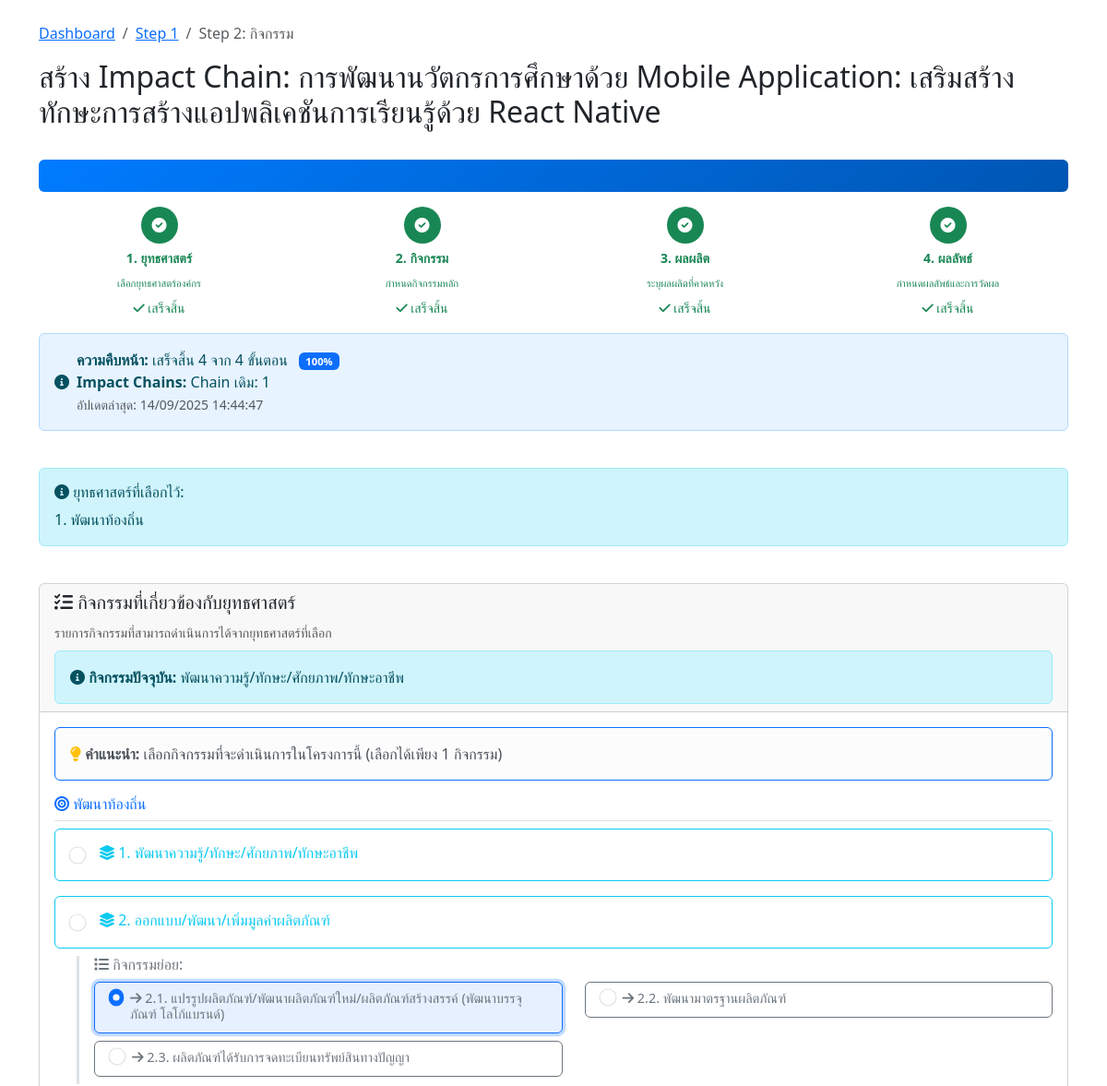
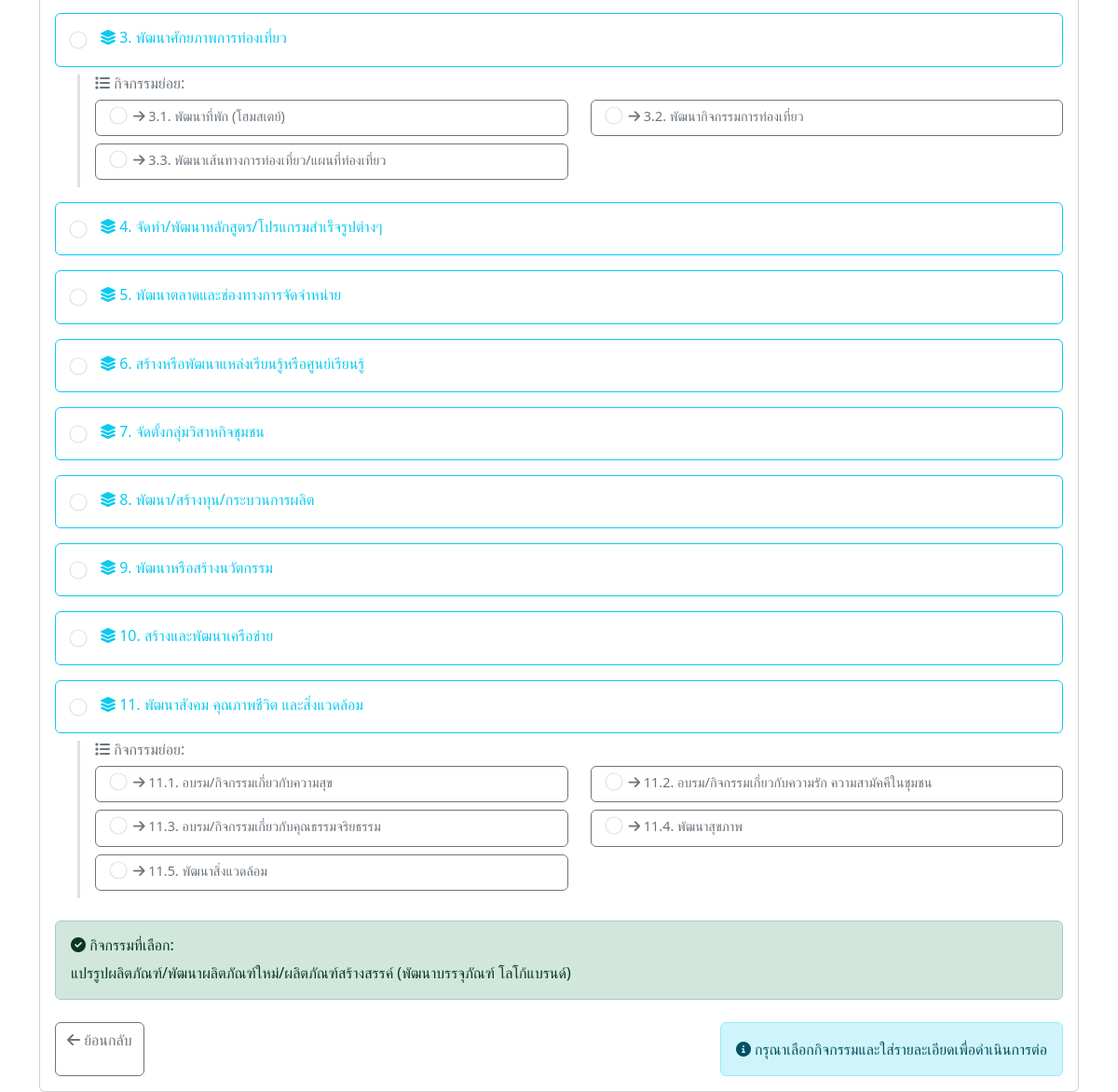
Screenshot of /impact-chain/step2-activity.php?project_id=10 (signed in) with the database file from the repository (2 pictures, top to bottom).
### tables this page shows
CREATE TABLE `projects` (
  `id` int(11) NOT NULL,
  `project_code` varchar(50) NOT NULL COMMENT 'รหัสโครงการ',
  `name` varchar(500) NOT NULL COMMENT 'ชื่อโครงการ',
  `description` text DEFAULT NULL COMMENT 'รายละเอียดโครงการ',
  `area` text DEFAULT NULL,
  `activities` text DEFAULT NULL,
  `target_group` text DEFAULT NULL,
  `objective` text DEFAULT NULL COMMENT 'วัตถุประสงค์โครงการ',
  `start_date` date DEFAULT NULL COMMENT 'วันที่เริ่มโครงการ',
  `end_date` date DEFAULT NULL COMMENT 'วันที่สิ้นสุดโครงการ',
  `budget` decimal(15,2) DEFAULT NULL COMMENT 'งบประมาณ',
  `organization` varchar(300) DEFAULT NULL COMMENT 'หน่วยงาน/องค์กร',
  `project_manager` varchar(200) DEFAULT NULL COMMENT 'ผู้จัดการโครงการ',
  `status` enum('incompleted','completed') DEFAULT 'incompleted' COMMENT 'สถานะโครงการ',
  `created_by` varchar(100) DEFAULT NULL COMMENT 'ผู้สร้าง',
  `created_at` timestamp NOT NULL DEFAULT current_timestamp(),
  `updated_at` timestamp NOT NULL DEFAULT current_timestamp() ON UPDATE current_timestamp(),
  `impact_chain_status` longtext DEFAULT NULL CHECK (json_valid(`impact_chain_status`)),
  `total_impact_chains` int(11) DEFAULT 0 COMMENT 'จำนวน Impact Chain ทั้งหมด',
  `current_chain_id` int(11) DEFAULT NULL COMMENT 'Impact Chain ที่กำลังทำอยู่'
);

CREATE TABLE `project_strategies` (
  `id` int(11) NOT NULL,
  `project_id` int(11) NOT NULL COMMENT 'รหัสโครงการ',
  `strategy_id` int(11) NOT NULL COMMENT 'รหัสยุทธศาสตร์',
  `created_by` varchar(100) DEFAULT NULL COMMENT 'ผู้สร้าง',
  `created_at` timestamp NOT NULL DEFAULT current_timestamp(),
  `updated_at` timestamp NOT NULL DEFAULT current_timestamp() ON UPDATE current_timestamp()
);

CREATE TABLE `strategies` (
  `strategy_id` int(11) NOT NULL,
  `strategy_code` varchar(50) NOT NULL,
  `strategy_name` varchar(255) NOT NULL,
  `description` text DEFAULT NULL,
  `created_at` timestamp NOT NULL DEFAULT current_timestamp()
);

CREATE TABLE `activities` (
  `activity_id` int(11) NOT NULL,
  `strategy_id` int(11) NOT NULL,
  `activity_code` varchar(20) NOT NULL,
  `activity_name` varchar(500) NOT NULL,
  `activity_description` text DEFAULT NULL
);

### impact-chain/step2-activity.php (the view, shortened to what the rows shown need)
<?php
require_once '../config.php';
$project_id = isset($_GET['project_id']) ? (int)$_GET['project_id'] : 0;
$user_id = $_SESSION['user_id'];
$check_query = "SELECT * FROM projects WHERE id = ? AND created_by = ?";
$check_stmt = mysqli_prepare($conn, $check_query);
mysqli_stmt_bind_param($check_stmt, 'ii', $project_id, $user_id);
mysqli_stmt_execute($check_stmt);
$project_result = mysqli_stmt_get_result($check_stmt);
$project = mysqli_fetch_assoc($project_result);
$selected_strategies = [];
$strategy_query = "SELECT ps.strategy_id, s.strategy_name
                   FROM project_strategies ps
                   JOIN strategies s ON ps.strategy_id = s.strategy_id
                   WHERE ps.project_id = ?";
$strategy_stmt = mysqli_prepare($conn, $strategy_query);
mysqli_stmt_bind_param($strategy_stmt, 'i', $project_id);
mysqli_stmt_execute($strategy_stmt);
$strategy_result = mysqli_stmt_get_result($strategy_stmt);
if (mysqli_num_rows($strategy_result) > 0) {
    while ($strategy = mysqli_fetch_assoc($strategy_result)) {
        $selected_strategies[] = $strategy;
    }
} else {
    $_SESSION['error_message'] = "กรุณาเลือกยุทธศาสตร์ก่อน";
    header("location: step1-strategy.php?project_id=" . $project_id);
    exit;
}
$strategy_ids = array_column($selected_strategies, 'strategy_id');
$activities = [];
if (!empty($strategy_ids)) {
    $strategy_ids_str = implode(',', array_map('intval', $strategy_ids));
    $activities_query = "SELECT a.*, s.strategy_name
                         FROM activities a
                         JOIN strategies s ON a.strategy_id = s.strategy_id
                         WHERE a.strategy_id IN ($strategy_ids_str)
                         ORDER BY CAST(a.activity_code AS UNSIGNED) ASC";
    $activities_result = mysqli_query($conn, $activities_query);
    $activities = mysqli_fetch_all($activities_result, MYSQLI_ASSOC);
}
$selected_activity_ids = [];
$selected_activity_query = "SELECT pa.activity_id, a.activity_name, a.activity_code
                           FROM project_activities pa
                           JOIN activities a ON pa.activity_id = a.activity_id
                           WHERE pa.project_id = ?";
$selected_activity_stmt = mysqli_prepare($conn, $selected_activity_query);
mysqli_stmt_bind_param($selected_activity_stmt, 'i', $project_id);
mysqli_stmt_execute($selected_activity_stmt);
$selected_activity_result = mysqli_stmt_get_result($selected_activity_stmt);
while ($activity = mysqli_fetch_assoc($selected_activity_result)) {
    $selected_activity_ids[] = $activity['activity_id'];
}
$level1_activities = [];
$level2_activities = [];
foreach ($activities as $activity) {
    $code_parts = explode('.', $activity['activity_code']);
    if (count($code_parts) == 1) {
        $level1_activities[$activity['strategy_name']][] = $activity;
    } else {
        $parent_code = $code_parts[0];
        $level2_activities[$parent_code][] = $activity;
    }
}
?>
<!DOCTYPE html>
<html lang="th">
<head>
    <link href="https://cdn.jsdelivr.net/npm/bootstrap@5.3.0/dist/css/bootstrap.min.css" rel="stylesheet">
    <link href="https://cdnjs.cloudflare.com/ajax/libs/font-awesome/6.0.0/css/all.min.css" rel="stylesheet">
</head>
<body>
    <div class="container mt-4">
        <div class="row mb-4">
            <div class="col-12">
                <nav aria-label="breadcrumb">
                    <ol class="breadcrumb">
                    </ol>
                </nav>
                <?php if ((isset($_GET['add_new_chain']) && $_GET['add_new_chain'] == '1') || (isset($_GET['new_chain']) && $_GET['new_chain'] == '1')): ?>
                    <h2><i class="fas fa-plus text-success"></i> เพิ่ม Impact Chain ใหม่: <?php echo htmlspecialchars($project['name']); ?></h2>
                    <div class="alert alert-success">
                        <i class="fas fa-info-circle"></i> <strong>เพิ่ม Impact Chain ใหม่</strong> - เลือกกิจกรรมใหม่สำหรับ Impact Chain ถัดไป
                    </div>
                <?php else: ?>
                    <h2>สร้าง Impact Chain: <?php echo htmlspecialchars($project['name']); ?></h2>
                <?php endif; ?>
            </div>
        </div>
        <div class="row mb-4">
            <div class="col-12">
                <div class="alert alert-info">
                    <div class="mb-0">
                        <?php foreach ($selected_strategies as $strategy): ?>
                            <div><?php echo htmlspecialchars($strategy['strategy_id']); ?>. <?php echo htmlspecialchars($strategy['strategy_name']); ?></div>
                        <?php endforeach; ?>
                    </div>
                </div>
            </div>
        </div>
        <div class="row">
            <div class="col-12">
                <div class="card">
                    <div class="card-body">
                        <?php if (empty($level1_activities)): ?>
                            <div class="alert alert-warning">
                                <i class="fas fa-exclamation-triangle"></i> ไม่พบข้อมูลกิจกรรมที่เกี่ยวข้องกับยุทธศาสตร์ที่เลือก
                            </div>
                            <div class="d-flex justify-content-between">
                                <a href="step1-strategy.php?project_id=<?php echo $project_id; ?>" class="btn btn-outline-secondary">
                                    <i class="fas fa-arrow-left"></i> ย้อนกลับ
                                </a>
                            </div>
                        <?php else: ?>
                            <form id="activityForm" method="POST" action="process-step2.php">
                                <?php foreach ($level1_activities as $strategy_name => $strategy_activities): ?>
                                    <div class="mb-4">
                                        <h6 class="text-primary border-bottom pb-2">
                                            <i class="fas fa-bullseye"></i> <?php echo htmlspecialchars($strategy_name); ?>
                                        </h6>
                                        <?php foreach ($strategy_activities as $main_activity): ?>
                                            <div class="mb-3">
                                                <div class="card border-info activity-card <?php echo in_array($main_activity['activity_id'], $selected_activity_ids) ? 'selected' : ''; ?>"
                                                    onclick="selectActivity('<?php echo $main_activity['activity_id']; ?>', '<?php echo htmlspecialchars($main_activity['activity_name'], ENT_QUOTES); ?>')">
                                                    <div class="card-body">
                                                        <div class="d-flex align-items-start">
                                                            <input type="radio"
                                                                class="form-check-input activity-radio me-3 mt-1"
                                                                name="selected_activity"
                                                                value="<?php echo $main_activity['activity_id']; ?>"
                                                                id="activity_<?php echo $main_activity['activity_id']; ?>"
                                                                <?php echo in_array($main_activity['activity_id'], $selected_activity_ids) ? 'checked' : ''; ?>>
                                                            <div class="flex-grow-1">
                                                                <h6 class="card-title text-info mb-1">
                                                                    <i class="fas fa-layer-group"></i> <?php echo $main_activity['activity_code']; ?>. <?php echo htmlspecialchars($main_activity['activity_name']); ?>
                                                                </h6>
                                                            </div>
                                                        </div>
                                                    </div>
                                                </div>
                                                <?php if (isset($level2_activities[$main_activity['activity_code']])): ?>
                                                    <div class="ms-4 mt-2">
                                                        <h6 class="text-secondary mb-2">
                                                            <i class="fas fa-list"></i> กิจกรรมย่อย:
                                                        </h6>
                                                        <div class="row">
                                                            <?php
                                                            foreach ($level2_activities[$main_activity['activity_code']] as $sub_activity):
                                                            ?>
                                                                <div class="col-md-6 mb-2">
                                                                    <div class="card border-secondary activity-card <?php echo in_array($sub_activity['activity_id'], $selected_activity_ids) ? 'selected' : ''; ?>"
                                                                        onclick="selectActivity('<?php echo $sub_activity['activity_id']; ?>', '<?php echo htmlspecialchars($sub_activity['activity_name'], ENT_QUOTES); ?>')">
                                                                        <div class="card-body py-2">
                                                                            <div class="d-flex align-items-start">
                                                                                <input type="radio"
                                                                                    class="form-check-input activity-radio me-2 mt-0"
                                                                                    name="selected_activity"
                                                                                    value="<?php echo $sub_activity['activity_id']; ?>"
                                                                                    id="activity_<?php echo $sub_activity['activity_id']; ?>"
                                                                                    <?php echo in_array($sub_activity['activity_id'], $selected_activity_ids) ? 'checked' : ''; ?>>
                                                                                <div class="flex-grow-1">
                                                                                    <h6 class="card-title text-secondary mb-1" style="font-size: 0.9rem;">
                                                                                        <i class="fas fa-arrow-right"></i> <?php echo $sub_activity['activity_code']; ?>. <?php echo htmlspecialchars($sub_activity['activity_name']); ?>
                                                                                    </h6>
                                                                                </div>
                                                                            </div>
                                                                        </div>
                                                                    </div>
                                                                </div>
                                                            <?php
                                                            endforeach;
                                                            ?>
                                                        </div>
                                                    </div>
                                                <?php endif; ?>
                                            </div>
                                        <?php endforeach; ?>
                                    </div>
                                <?php endforeach; ?>
                            </form>
                        <?php endif; ?>
                    </div>
                </div>
            </div>
        </div>
    </div>
</body>
</html>

### rows the page displays
projects: name "การพัฒนานวัตกรการศึกษาด้วย Mobile Application: เสริมสร้างทักษะการสร้างแอปพลิเคชันการเรียนรู้ด้วย React Native"
project_strategies: strategy "1", strategy.strategy_name "พัฒนาท้องถิ่น"
activities: activity_code "1", activity_name "พัฒนาความรู้/ทักษะ/ศักยภาพ/ทักษะอาชีพ"
activities: activity_code "2", activity_name "ออกแบบ/พัฒนา/เพิ่มมูลค่าผลิตภัณฑ์"
activities: activity_id "☑", activity_code "2.1", activity_name "แปรรูปผลิตภัณฑ์/พัฒนาผลิตภัณฑ์ใหม่/ผลิตภัณฑ์สร้างสรรค์ (พัฒนาบรรจุภัณฑ์ โลโก้แบรนด์)"
activities: activity_code "2.2", activity_name "พัฒนามาตรฐานผลิตภัณฑ์"
activities: activity_code "2.3", activity_name "ผลิตภัณฑ์ได้รับการจดทะเบียนทรัพย์สินทางปัญญา"
activities: activity_code "3", activity_name "พัฒนาศักยภาพการท่องเที่ยว"
activities: activity_code "3.1", activity_name "พัฒนาที่พัก (โฮมสเตย์)"
activities: activity_code "3.2", activity_name "พัฒนากิจกรรมการท่องเที่ยว"
activities: activity_code "3.3", activity_name "พัฒนาเส้นทางการท่องเที่ยว/แผนที่ท่องเที่ยว"
activities: activity_code "4", activity_name "จัดทำ/พัฒนาหลักสูตร/โปรแกรมสำเร็จรูปต่างๆ"
activities: activity_code "5", activity_name "พัฒนาตลาดและช่องทางการจัดจำหน่าย"
activities: activity_code "6", activity_name "สร้างหรือพัฒนาแหล่งเรียนรู้หรือศูนย์เรียนรู้"
activities: activity_code "7", activity_name "จัดตั้งกลุ่มวิสาหกิจชุมชน"
activities: activity_code "8", activity_name "พัฒนา/สร้างทุน/กระบวนการผลิต"
activities: activity_code "9", activity_name "พัฒนาหรือสร้างนวัตกรรม"
activities: activity_code "10", activity_name "สร้างและพัฒนาเครือข่าย"
activities: activity_code "11", activity_name "พัฒนาสังคม คุณภาพชีวิต และสิ่งแวดล้อม"
activities: activity_code "11.1", activity_name "อบรม/กิจกรรมเกี่ยวกับความสุข"
activities: activity_code "11.2", activity_name "อบรม/กิจกรรมเกี่ยวกับความรัก ความสามัคคีในชุมชน"
activities: activity_code "11.3", activity_name "อบรม/กิจกรรมเกี่ยวกับคุณธรรมจริยธรรม"
activities: activity_code "11.4", activity_name "พัฒนาสุขภาพ"
activities: activity_code "11.5", activity_name "พัฒนาสิ่งแวดล้อม"

### other values shown
$steps[$i]['name'] "ยุทธศาสตร์"
$steps[$i]['description'] "เลือกยุทธศาสตร์องค์กร"
$steps[$i]['name'] "กิจกรรม"
$steps[$i]['description'] "กำหนดกิจกรรมหลัก"
$steps[$i]['name'] "ผลผลิต"
$steps[$i]['description'] "ระบุผลผลิตที่คาดหวัง"
$steps[$i]['name'] "ผลลัพธ์"
$steps[$i]['description'] "กำหนดผลลัพธ์และการวัดผล"
$completed_count "4"
$progress_percentage "100"
date('d/m/Y H:i:s', strtotime($status['last_updated'])) "14/09/2025 14:44:47"
$selected_activities[0]['activity_name'] "พัฒนาความรู้/ทักษะ/ศักยภาพ/ทักษะอาชีพ"
$strategy_name "พัฒนาท้องถิ่น"
